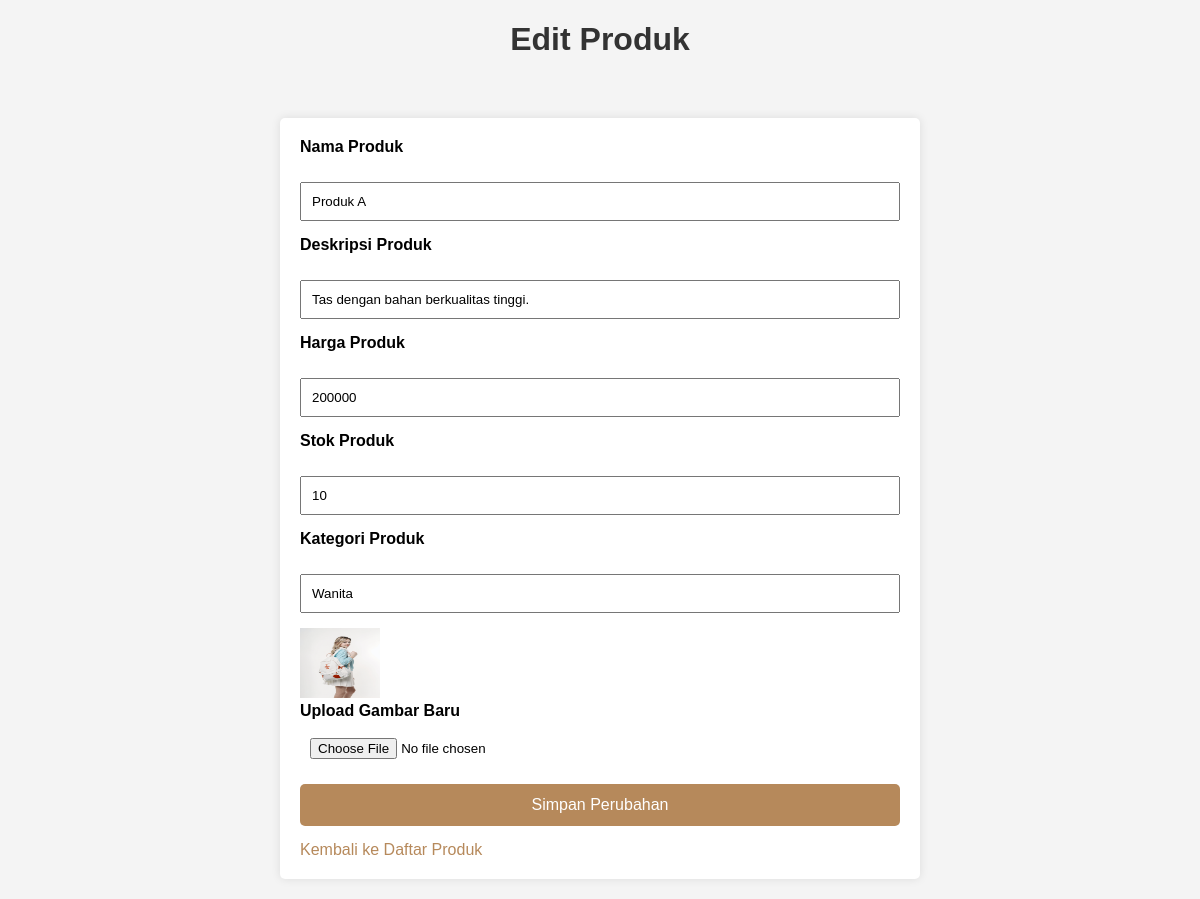
/editproduk.php?id=PRD0XB555IR, run on the app's committed database.
### tables this page shows
CREATE TABLE `produk` (
  `id_produk` varchar(20) NOT NULL,
  `nama_produk` varchar(255) NOT NULL,
  `deskripsi_produk` varchar(255) NOT NULL,
  `harga_produk` int(12) NOT NULL,
  `stok_produk` int(12) NOT NULL,
  `kategori_produk` varchar(255) NOT NULL,
  `gambar` varchar(255) DEFAULT NULL
);

### editproduk.php (the view, shortened to what this page needs)
<?php
require "koneksi.php";
if (isset($_GET['id'])) {
    $id_produk = $_GET['id'];
    $query = "SELECT * FROM produk WHERE id_produk = '$id_produk'";
    $result = mysqli_query($conn, $query);
    if (mysqli_num_rows($result) == 1) {
        $row = mysqli_fetch_assoc($result);
    } else {
        echo "Data produk tidak ditemukan.";
        exit;
    }
} else {
    echo "ID produk tidak valid.";
}
?>
<!DOCTYPE html>
<html lang="en">
<head>
    <link rel="stylesheet" href="editproduk.css">
</head>
<body>
    <center><h1>Edit Produk</h1></center>
    <br>
    <form action="" method="post" enctype="multipart/form-data">
        <label for="nama_produk">Nama Produk</label><br>
        <input type="text" name="nama_produk" value="<?= $row['nama_produk'] ?>"><br>
        <label for="deskripsi_produk">Deskripsi Produk</label><br>
        <input type="text" name="deskripsi_produk" value="<?= $row['deskripsi_produk'] ?>"><br>
        <label for="harga_produk">Harga Produk</label><br>
        <input type="number" min="50000" name="harga_produk" value="<?= $row['harga_produk'] ?>"><br>
        <label for="stok_produk">Stok Produk</label><br>
        <input type="number" min="1" name="stok_produk" value="<?= $row['stok_produk'] ?>"><br>
        <label for="kategori_produk">Kategori Produk</label><br>
        <input type="text" name="kategori_produk" value="<?= $row['kategori_produk'] ?>"><br>
        <td> <img src = "<?php echo "img/".$row['gambar']; ?>" alt ="ini gambar" width="80px" height="70px"></td><br>
        <label for="">Upload Gambar Baru</label>
        <input type="file" name="gambar" id="gambar"><br>
        <button type="submit" name="editproduk">Simpan Perubahan</button><br>
        <a href="produk.php">Kembali ke Daftar Produk</a>
    </form>
</body>
</html>

### editproduk.css (style rules this page uses)
body { font-family: Arial, sans-serif; background-color: #f4f4f4; margin: 0; padding: 0; }
h1 { color: #333; }
form { max-width: 600px; margin: 20px auto; padding: 20px; background-color: #fff; border-radius: 5px; box-shadow: 0 0 10px rgba(0, 0, 0, 0.1); }
label { display: block; margin-bottom: 8px; font-weight: bold; }
input, button { margin-bottom: 15px; padding: 10px; width: 100%; box-sizing: border-box; }
button { background-color: #b6895b; color: white; border: none; padding: 12px 20px; text-align: center; text-decoration: none; display: inline-block; font-size: 16px; border-radius: 5px; cursor: pointer; }
a { text-decoration: none; color: #b6895b; }

### data on the page
produk: nama_produk "Produk A", deskripsi_produk "Tas dengan bahan berkualitas tinggi.", harga_produk "200000", stok_produk "10", kategori_produk "Wanita", gambar (picture)
